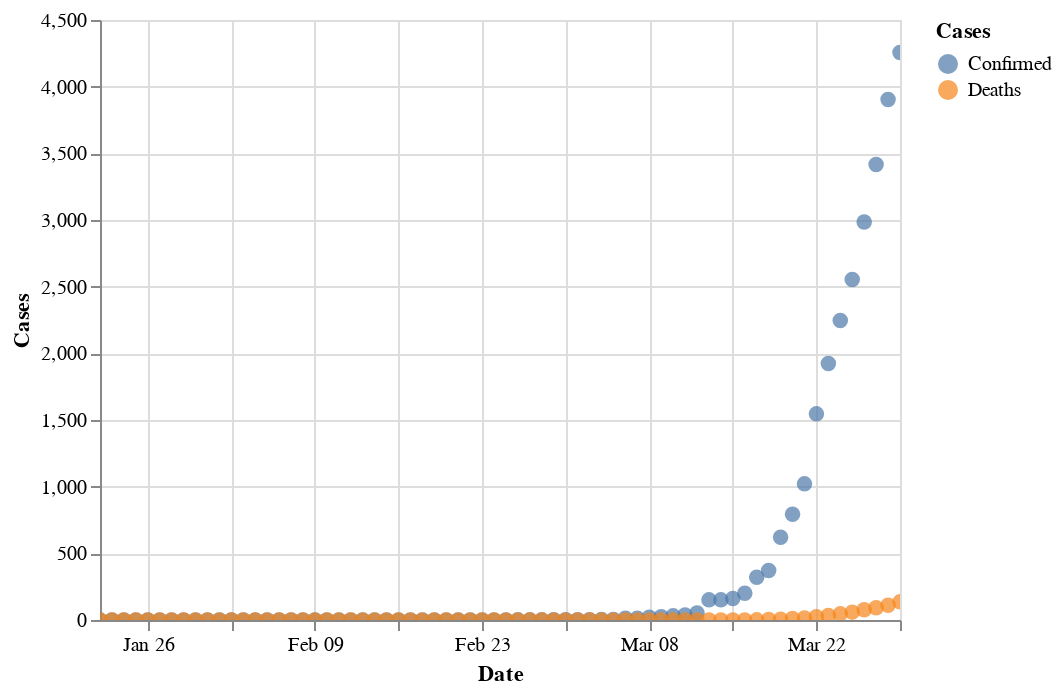

The notebook cell saved with this chart:
### Code cell
altair_plot_for_confirmed_and_deaths(df_grouped_brazil).interactive()

### Figure 1 — Vega-Lite specification as saved in the notebook (floating-point values rounded to 4 significant figures)
{"config": {"view": {"continuousWidth": 400, "continuousHeight": 300}}, "layer": [{"mark": {"type": "circle", "size": 60}, "encoding": {"color": {"type": "nominal", "field": "confirmed_marker", "title": "Cases"}, "x": {"type": "temporal", "axis": {"title": "Date"}, "field": "date"}, "y": {"type": "quantitative", "axis": {"title": "Cases"}, "field": "confirmed", "title": "Confirmed"}}, "selection": {"selector002": {"type": "interval", "bind": "scales", "encodings": ["x", "y"]}}}, {"mark": {"type": "circle", "size": 60}, "encoding": {"color": {"type": "nominal", "field": "deaths_marker"}, "x": {"type": "temporal", "field": "date"}, "y": {"type": "quantitative", "field": "deaths"}}}], "data": {"name": "data-f2d4a918c87d896b9ccb22afacf36f02"}, "$schema": "https://vega.github.io/schema/vega-lite/v4.0.2.json", "datasets": {"data-f2d4a918c87d896b9ccb22afacf36f02": [{"date": "2020-01-22T00:00:00", "confirmed": 0, "deaths": 0, "recovered": 0, "confirmed_marker": "Confirmed", "deaths_marker": "Deaths"}, {"date": "2020-01-23T00:00:00", "confirmed": 0, "deaths": 0, "recovered": 0, "confirmed_marker": "Confirmed", "deaths_marker": "Deaths"}, {"date": "2020-01-24T00:00:00", "confirmed": 0, "deaths": 0, "recovered": 0, "confirmed_marker": "Confirmed", "deaths_marker": "Deaths"}, {"date": "2020-01-25T00:00:00", "confirmed": 0, "deaths": 0, "recovered": 0, "confirmed_marker": "Confirmed", "deaths_marker": "Deaths"}, {"date": "2020-01-26T00:00:00", "confirmed": 0, "deaths": 0, "recovered": 0, "confirmed_marker": "Confirmed", "deaths_marker": "Deaths"}, {"date": "2020-01-27T00:00:00", "confirmed": 0, "deaths": 0, "recovered": 0, "confirmed_marker": "Confirmed", "deaths_marker": "Deaths"}, {"date": "2020-01-28T00:00:00", "confirmed": 0, "deaths": 0, "recovered": 0, "confirmed_marker": "Confirmed", "deaths_marker": "Deaths"}, {"date": "2020-01-29T00:00:00", "confirmed": 0, "deaths": 0, "recovered": 0, "confirmed_marker": "Confirmed", "deaths_marker": "Deaths"}, {"date": "2020-01-30T00:00:00", "confirmed": 0, "deaths": 0, "recovered": 0, "confirmed_marker": "Confirmed", "deaths_marker": "Deaths"}, {"date": "2020-01-31T00:00:00", "confirmed": 0, "deaths": 0, "recovered": 0, "confirmed_marker": "Confirmed", "deaths_marker": "Deaths"}, {"date": "2020-02-01T00:00:00", "confirmed": 0, "deaths": 0, "recovered": 0, "confirmed_marker": "Confirmed", "deaths_marker": "Deaths"}, {"date": "2020-02-02T00:00:00", "confirmed": 0, "deaths": 0, "recovered": 0, "confirmed_marker": "Confirmed", "deaths_marker": "Deaths"}, {"date": "2020-02-03T00:00:00", "confirmed": 0, "deaths": 0, "recovered": 0, "confirmed_marker": "Confirmed", "deaths_marker": "Deaths"}, {"date": "2020-02-04T00:00:00", "confirmed": 0, "deaths": 0, "recovered": 0, "confirmed_marker": "Confirmed", "deaths_marker": "Deaths"}, {"date": "2020-02-05T00:00:00", "confirmed": 0, "deaths": 0, "recovered": 0, "confirmed_marker": "Confirmed", "deaths_marker": "Deaths"}, {"date": "2020-02-06T00:00:00", "confirmed": 0, "deaths": 0, "recovered": 0, "confirmed_marker": "Confirmed", "deaths_marker": "Deaths"}, {"date": "2020-02-07T00:00:00", "confirmed": 0, "deaths": 0, "recovered": 0, "confirmed_marker": "Confirmed", "deaths_marker": "Deaths"}, {"date": "2020-02-08T00:00:00", "confirmed": 0, "deaths": 0, "recovered": 0, "confirmed_marker": "Confirmed", "deaths_marker": "Deaths"}, {"date": "2020-02-09T00:00:00", "confirmed": 0, "deaths": 0, "recovered": 0, "confirmed_marker": "Confirmed", "deaths_marker": "Deaths"}, {"date": "2020-02-10T00:00:00", "confirmed": 0, "deaths": 0, "recovered": 0, "confirmed_marker": "Confirmed", "deaths_marker": "Deaths"}, {"date": "2020-02-11T00:00:00", "confirmed": 0, "deaths": 0, "recovered": 0, "confirmed_marker": "Confirmed", "deaths_marker": "Deaths"}, {"date": "2020-02-12T00:00:00", "confirmed": 0, "deaths": 0, "recovered": 0, "confirmed_marker": "Confirmed", "deaths_marker": "Deaths"}, {"date": "2020-02-13T00:00:00", "confirmed": 0, "deaths": 0, "recovered": 0, "confirmed_marker": "Confirmed", "deaths_marker": "Deaths"}, {"date": "2020-02-14T00:00:00", "confirmed": 0, "deaths": 0, "recovered": 0, "confirmed_marker": "Confirmed", "deaths_marker": "Deaths"}, {"date": "2020-02-15T00:00:00", "confirmed": 0, "deaths": 0, "recovered": 0, "confirmed_marker": "Confirmed", "deaths_marker": "Deaths"}, {"date": "2020-02-16T00:00:00", "confirmed": 0, "deaths": 0, "recovered": 0, "confirmed_marker": "Confirmed", "deaths_marker": "Deaths"}, {"date": "2020-02-17T00:00:00", "confirmed": 0, "deaths": 0, "recovered": 0, "confirmed_marker": "Confirmed", "deaths_marker": "Deaths"}, {"date": "2020-02-18T00:00:00", "confirmed": 0, "deaths": 0, "recovered": 0, "confirmed_marker": "Confirmed", "deaths_marker": "Deaths"}, {"date": "2020-02-19T00:00:00", "confirmed": 0, "deaths": 0, "recovered": 0, "confirmed_marker": "Confirmed", "deaths_marker": "Deaths"}, {"date": "2020-02-20T00:00:00", "confirmed": 0, "deaths": 0, "recovered": 0, "confirmed_marker": "Confirmed", "deaths_marker": "Deaths"}, {"date": "2020-02-21T00:00:00", "confirmed": 0, "deaths": 0, "recovered": 0, "confirmed_marker": "Confirmed", "deaths_marker": "Deaths"}, {"date": "2020-02-22T00:00:00", "confirmed": 0, "deaths": 0, "recovered": 0, "confirmed_marker": "Confirmed", "deaths_marker": "Deaths"}, {"date": "2020-02-23T00:00:00", "confirmed": 0, "deaths": 0, "recovered": 0, "confirmed_marker": "Confirmed", "deaths_marker": "Deaths"}, {"date": "2020-02-24T00:00:00", "confirmed": 0, "deaths": 0, "recovered": 0, "confirmed_marker": "Confirmed", "deaths_marker": "Deaths"}, {"date": "2020-02-25T00:00:00", "confirmed": 0, "deaths": 0, "recovered": 0, "confirmed_marker": "Confirmed", "deaths_marker": "Deaths"}, {"date": "2020-02-26T00:00:00", "confirmed": 1, "deaths": 0, "recovered": 0, "confirmed_marker": "Confirmed", "deaths_marker": "Deaths"}, {"date": "2020-02-27T00:00:00", "confirmed": 1, "deaths": 0, "recovered": 0, "confirmed_marker": "Confirmed", "deaths_marker": "Deaths"}, {"date": "2020-02-28T00:00:00", "confirmed": 1, "deaths": 0, "recovered": 0, "confirmed_marker": "Confirmed", "deaths_marker": "Deaths"}, {"date": "2020-02-29T00:00:00", "confirmed": 2, "deaths": 0, "recovered": 0, "confirmed_marker": "Confirmed", "deaths_marker": "Deaths"}, {"date": "2020-03-01T00:00:00", "confirmed": 2, "deaths": 0, "recovered": 0, "confirmed_marker": "Confirmed", "deaths_marker": "Deaths"}, {"date": "2020-03-02T00:00:00", "confirmed": 2, "deaths": 0, "recovered": 0, "confirmed_marker": "Confirmed", "deaths_marker": "Deaths"}, {"date": "2020-03-03T00:00:00", "confirmed": 2, "deaths": 0, "recovered": 0, "confirmed_marker": "Confirmed", "deaths_marker": "Deaths"}, {"date": "2020-03-04T00:00:00", "confirmed": 4, "deaths": 0, "recovered": 0, "confirmed_marker": "Confirmed", "deaths_marker": "Deaths"}, {"date": "2020-03-05T00:00:00", "confirmed": 4, "deaths": 0, "recovered": 0, "confirmed_marker": "Confirmed", "deaths_marker": "Deaths"}, {"date": "2020-03-06T00:00:00", "confirmed": 13, "deaths": 0, "recovered": 0, "confirmed_marker": "Confirmed", "deaths_marker": "Deaths"}, {"date": "2020-03-07T00:00:00", "confirmed": 13, "deaths": 0, "recovered": 0, "confirmed_marker": "Confirmed", "deaths_marker": "Deaths"}, {"date": "2020-03-08T00:00:00", "confirmed": 20, "deaths": 0, "recovered": 0, "confirmed_marker": "Confirmed", "deaths_marker": "Deaths"}, {"date": "2020-03-09T00:00:00", "confirmed": 25, "deaths": 0, "recovered": 0, "confirmed_marker": "Confirmed", "deaths_marker": "Deaths"}, {"date": "2020-03-10T00:00:00", "confirmed": 31, "deaths": 0, "recovered": 0, "confirmed_marker": "Confirmed", "deaths_marker": "Deaths"}, {"date": "2020-03-11T00:00:00", "confirmed": 38, "deaths": 0, "recovered": 0, "confirmed_marker": "Confirmed", "deaths_marker": "Deaths"}, {"date": "2020-03-12T00:00:00", "confirmed": 52, "deaths": 0, "recovered": 0, "confirmed_marker": "Confirmed", "deaths_marker": "Deaths"}, {"date": "2020-03-13T00:00:00", "confirmed": 151, "deaths": 0, "recovered": 0, "confirmed_marker": "Confirmed", "deaths_marker": "Deaths"}, {"date": "2020-03-14T00:00:00", "confirmed": 151, "deaths": 0, "recovered": 0, "confirmed_marker": "Confirmed", "deaths_marker": "Deaths"}, {"date": "2020-03-15T00:00:00", "confirmed": 162, "deaths": 0, "recovered": 0, "confirmed_marker": "Confirmed", "deaths_marker": "Deaths"}, {"date": "2020-03-16T00:00:00", "confirmed": 200, "deaths": 0, "recovered": 1, "confirmed_marker": "Confirmed", "deaths_marker": "Deaths"}, {"date": "2020-03-17T00:00:00", "confirmed": 321, "deaths": 1, "recovered": 2, "confirmed_marker": "Confirmed", "deaths_marker": "Deaths"}, {"date": "2020-03-18T00:00:00", "confirmed": 372, "deaths": 3, "recovered": 2, "confirmed_marker": "Confirmed", "deaths_marker": "Deaths"}, {"date": "2020-03-19T00:00:00", "confirmed": 621, "deaths": 6, "recovered": 2, "confirmed_marker": "Confirmed", "deaths_marker": "Deaths"}, {"date": "2020-03-20T00:00:00", "confirmed": 793, "deaths": 11, "recovered": 2, "confirmed_marker": "Confirmed", "deaths_marker": "Deaths"}, {"date": "2020-03-21T00:00:00", "confirmed": 1021, "deaths": 15, "recovered": 2, "confirmed_marker": "Confirmed", "deaths_marker": "Deaths"}, {"date": "2020-03-22T00:00:00", "confirmed": 1546, "deaths": 25, "recovered": 2, "confirmed_marker": "Confirmed", "deaths_marker": "Deaths"}, {"date": "2020-03-23T00:00:00", "confirmed": 1924, "deaths": 34, "recovered": 2, "confirmed_marker": "Confirmed", "deaths_marker": "Deaths"}, {"date": "2020-03-24T00:00:00", "confirmed": 2247, "deaths": 46, "recovered": 2, "confirmed_marker": "Confirmed", "deaths_marker": "Deaths"}, {"date": "2020-03-25T00:00:00", "confirmed": 2554, "deaths": 59, "recovered": 2, "confirmed_marker": "Confirmed", "deaths_marker": "Deaths"}, {"date": "2020-03-26T00:00:00", "confirmed": 2985, "deaths": 77, "recovered": 6, "confirmed_marker": "Confirmed", "deaths_marker": "Deaths"}, {"date": "2020-03-27T00:00:00", "confirmed": 3417, "deaths": 92, "recovered": 6, "confirmed_marker": "Confirmed", "deaths_marker": "Deaths"}, {"date": "2020-03-28T00:00:00", "confirmed": 3904, "deaths": 111, "recovered": 6, "confirmed_marker": "Confirmed", "deaths_marker": "Deaths"}, {"date": "2020-03-29T00:00:00", "confirmed": 4256, "deaths": 136, "recovered": 6, "confirmed_marker": "Confirmed", "deaths_marker": "Deaths"}]}}
